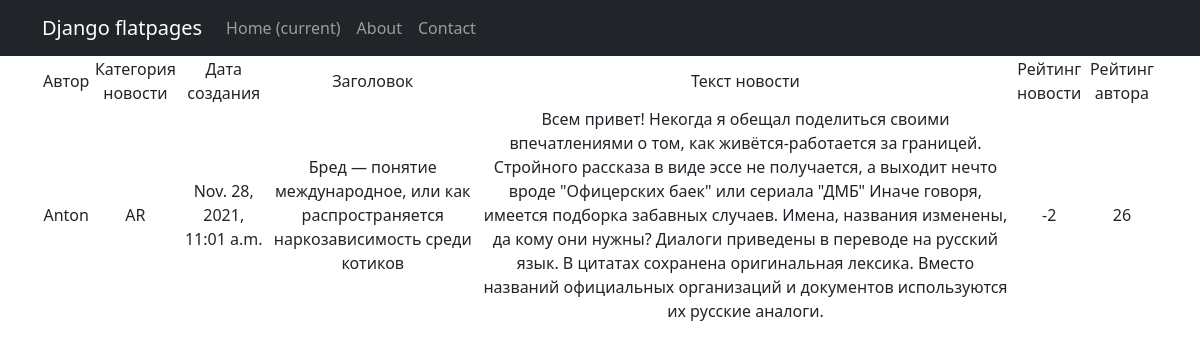
Screenshot of /news/3 with the database file from the repository.
### newapp/models.py (models this page shows, shortened)
class Post(models.Model):
    author = models.ForeignKey(Author, on_delete=models.CASCADE)
    NEWS = 'NW'
    ARTICLE = 'AR'
    CATEGORY_CHOICES = (
        (NEWS, 'Новость'),
        (ARTICLE, 'Статья')
    )
    categoryType = models.CharField(max_length=2, choices=CATEGORY_CHOICES, default=ARTICLE)
    dateCreation = models.DateTimeField(auto_now_add=True)
    postCategory = models.ManyToManyField(Category, through='PostCategory')
    title = models.CharField(max_length=128)
    text = models.TextField()
    rating = models.SmallIntegerField(default=0)

class Author(models.Model):
    authorUser = models.OneToOneField(User, on_delete=models.CASCADE)
    ratingAuthor = models.SmallIntegerField(default=0)

### newapp/views.py (the view)
# urls.py: path('<int:pk>', PostDetail.as_view()),
class PostDetail(DetailView):
    model = Post
    template_name = 'post.html'
    context_object_name = 'new'

### newapp/templatetags/censor_filters.py (called while the page is built)
@register.filter(name='censor')
def censor(value):
    censor_list = ['дурак',
                   'лох',
                   'придурок']
    value1 = (str(value)).split()
    for i in censor_list:
        for j in value1:
            if j == i:
                value1.remove(i)
    value = ' '.join(value1)
    return str(value)

### newapp/templates/post.html (shortened to what this page needs)
{% extends 'flatpages/default.html' %}
{% load censor_filters %}
{% block content %}
    <table>
        <tr>
            <td>
                Автор
            </td>
            <td>
                Категория новости
            </td>
            <td>
                Дата создания
            </td>
            <td>
                Заголовок
            </td>
            <td>
                Текст новости
            </td>
            <td>
                Рейтинг новости
            </td>
            <td>
                Рейтинг автора
            </td>
        </tr>
        <tr>
            <td>
                {{ new.author.authorUser }}
            </td>
            <td>
                {{ new.categoryType }}
            </td>
            <td>
                {{ new.dateCreation }}
            </td>
            <td>
                {{ new.title|censor }}
            </td>
            <td>
                {{ new.text|censor }}
            </td>
            <td>
                {{ new.rating }}
            </td>
            <td>
                {{ new.author.ratingAuthor }}
            </td>
        </tr>
    </table>
{% endblock content %}

### rows the page displays
Post: author.authorUser "Anton", categoryType "AR", dateCreation "Nov. 28, 2021, 11:01 a.m.", title|censor "Бред — понятие международное, или как распространяется наркозависимость среди котиков", text|censor "Всем привет! Некогда я обещал поделиться своими впечатлениями о том, как живётся-работается за границей. Стройного рассказа в виде эссе не получается, а выходит нечто вроде \"Офицерских баек\" или сериала \"ДМБ\" Иначе говоря, имеется подборка забавных случаев. Имена, названия изменены, да кому они нужны? Диалоги приведены в переводе на русский язык. В цитатах сохранена оригинальная лексика. Вместо названий официальных организаций и документов используются их русские аналоги.", rating "-2", author.ratingAuthor "26"
